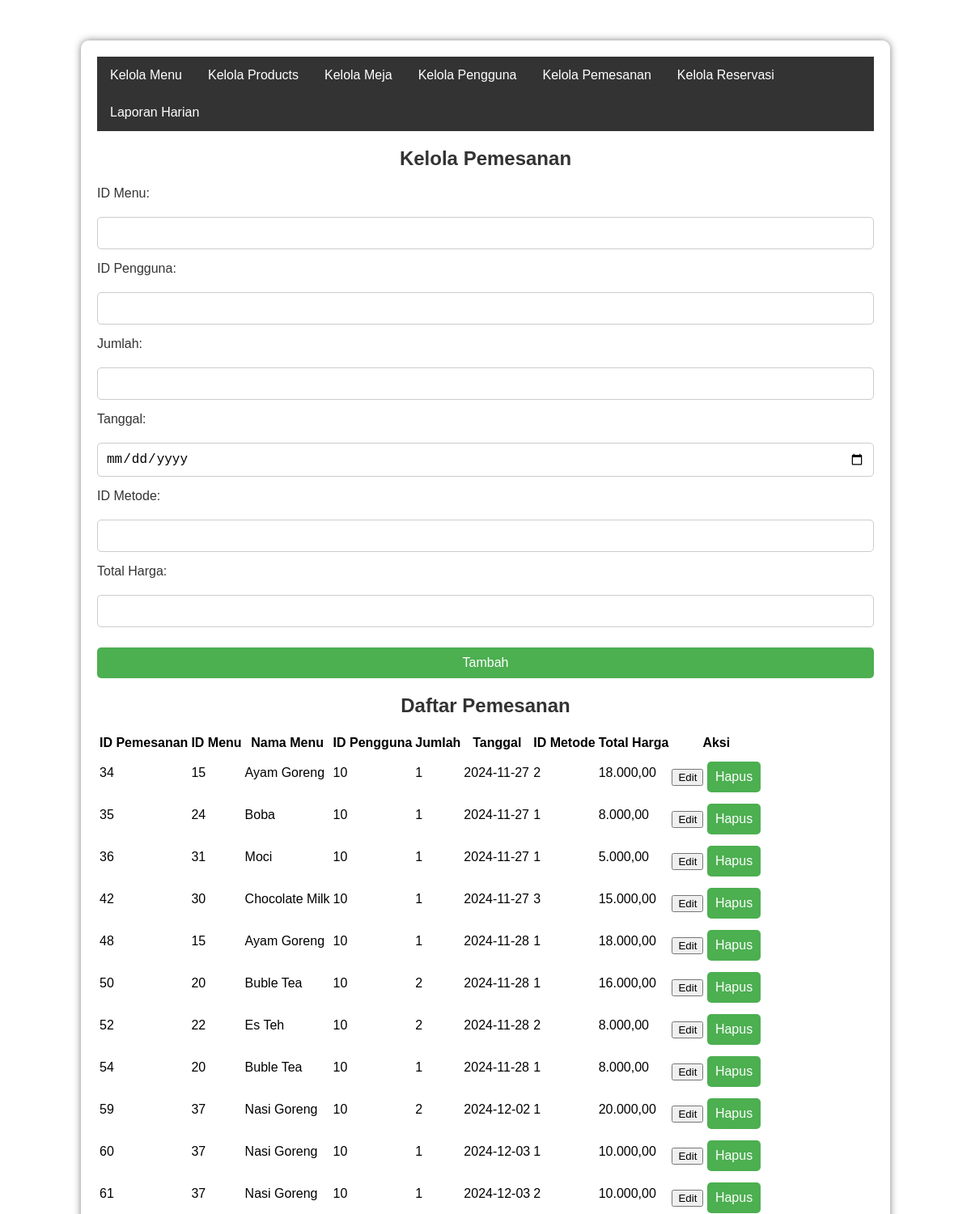
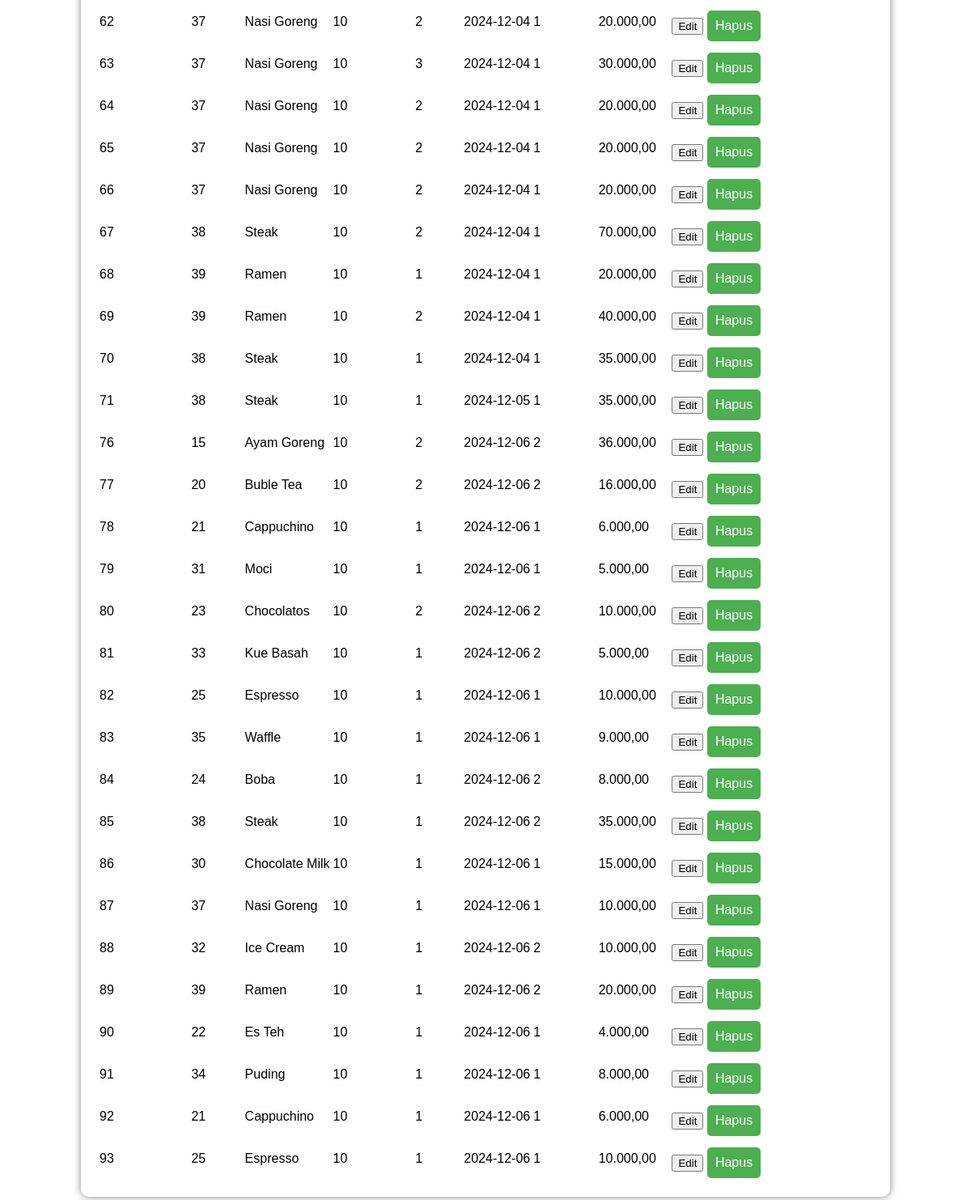
The app's page /php/admin/kelola_pemesanan.php with its own data (2 pictures, top to bottom).
### tables this page shows
CREATE TABLE `pemesanan` (
  `id_pemesanan` int(11) NOT NULL,
  `id_menu` int(11) NOT NULL,
  `nama_menu` varchar(100) NOT NULL,
  `id_pengguna` int(11) NOT NULL,
  `nama_pengguna` varchar(100) NOT NULL,
  `jumlah` int(11) NOT NULL,
  `tanggal` date NOT NULL,
  `id_metode` int(11) NOT NULL,
  `total_harga` decimal(10,2) NOT NULL
);

CREATE TABLE `menu` (
  `id_menu` int(11) NOT NULL,
  `kategori` enum('Makanan','Minuman','Dessert','') NOT NULL,
  `nama_menu` varchar(100) NOT NULL,
  `harga` decimal(10,0) NOT NULL,
  `gambar` varchar(100) NOT NULL,
  `stok_keluar` int(11) NOT NULL DEFAULT 0,
  `stok_masuk` int(11) NOT NULL DEFAULT 0,
  `stok` int(11) NOT NULL DEFAULT 0
);

### php/admin/kelola_pemesanan.php (the view, shortened to what this page needs)
<?php
include '../config.php';
?>
<!DOCTYPE html>
<html lang="id">
<head>
    <link rel="stylesheet" href="kelola_pemesanan.css">
</head>
<body>
    <div class="container">
        <nav>
            <ul class="horizontal-nav">
                <li><a href="kelola_menu.php">Kelola Menu</a></li>
                <li><a href="kelola_products.php">Kelola Products</a></li>
                <li><a href="kelola_meja.php">Kelola Meja</a></li>
                <li><a href="kelola_pengguna.php">Kelola Pengguna</a></li>
                <li><a href="kelola_pemesanan.php">Kelola Pemesanan</a></li>
                <li><a href="kelola_reservasi.php">Kelola Reservasi</a></li>
                <li><a href="laporan_harian.php">Laporan Harian</a></li>
            </ul>
        </nav>
        <h2>Kelola Pemesanan</h2>
        <form method="POST" action="">
            <label for="id_menu">ID Menu:</label>
            <input type="number" name="id_menu" id="id_menu" required>
            <label for="id_pengguna">ID Pengguna:</label>
            <input type="number" name="id_pengguna" id="id_pengguna" required>
            <label for="jumlah">Jumlah:</label>
            <input type="number" name="jumlah" id="jumlah" required>
            <label for="tanggal">Tanggal:</label>
            <input type="date" name="tanggal" id="tanggal" required>
            <label for="id_metode">ID Metode:</label>
            <input type="number" name="id_metode" id="id_metode" required>
            <label for="total_harga">Total Harga:</label>
            <input type="number" step="0.01" name="total_harga" id="total_harga" required>
            <button type="submit" name="tambah">Tambah</button>
        </form>
        <h2>Daftar Pemesanan</h2>
        <table>
            <thead>
                <tr>
                    <th>ID Pemesanan</th>
                    <th>ID Menu</th>
                    <th>Nama Menu</th>
                    <th>ID Pengguna</th>
                    <th>Jumlah</th>
                    <th>Tanggal</th>
                    <th>ID Metode</th>
                    <th>Total Harga</th>
                    <th>Aksi</th>
                </tr>
            </thead>
            <tbody>
                <?php
                $sql = "SELECT p.*, m.nama_menu
                        FROM pemesanan p
                        JOIN menu m ON p.id_menu = m.id_menu";
                $result = mysqli_query($conn, $sql);
                while ($row = mysqli_fetch_assoc($result)) {
                    echo "<tr>";
                    echo "<td>{$row['id_pemesanan']}</td>";
                    echo "<td>{$row['id_menu']}</td>";
                    echo "<td>{$row['nama_menu']}</td>";
                    echo "<td>{$row['id_pengguna']}</td>";
                    echo "<td>{$row['jumlah']}</td>";
                    echo "<td>{$row['tanggal']}</td>";
                    echo "<td>{$row['id_metode']}</td>";
                    echo "<td>" . number_format($row['total_harga'], 2, ',', '.') . "</td>";
                    echo "<td>
                            <button type='button' onclick=\"editPemesanan('{$row['id_pemesanan']}', '{$row['id_menu']}', '{$row['nama_menu']}', '{$row['id_pengguna']}', '{$row['jumlah']}', '{$row['tanggal']}', '{$row['id_metode']}', '{$row['total_harga']}')\">Edit</button>
                            <form method='POST' action='' style='display:inline;'>
                                <input type='hidden' name='id_pemesanan' value='{$row['id_pemesanan']}'>
                                <button type='submit' name='hapus'>Hapus</button>
                            </form>
                          </td>";
                    echo "</tr>";
                }
                ?>
            </tbody>
        </table>
    </div>
</body>
</html>

### php/admin/kelola_pemesanan.css (style rules this page uses)
body { font-family: Arial, sans-serif; background-image: url('../../images/admin products.png'); background-size: cover; margin: 0; padding: 0; }
.container { background-color: rgba(255, 255, 255, 0.8); margin: 50px auto; padding: 20px; width: 80%; box-shadow: 0 0 10px rgba(0, 0, 0, 0.5); border-radius: 10px; }
.horizontal-nav { list-style-type: none; margin: 0; padding: 0; overflow: hidden; background-color: #333; }
.horizontal-nav li { float: left; }
.horizontal-nav li a { display: block; color: white; text-align: center; padding: 14px 16px; text-decoration: none; }
h2 { text-align: center; color: #333; }
form { display: flex; flex-direction: column; gap: 15px; }
form label { color: #333; margin-bottom: 5px; }
form input { padding: 10px; font-size: 16px; border: 1px solid #ccc; border-radius: 5px; }
form button { padding: 10px; font-size: 16px; border: none; border-radius: 5px; cursor: pointer; background-color: #4CAF50; color: white; margin-top: 10px; }

### records on screen
pemesanan: id_pemesanan "34", id_menu "15", id_menu.nama_menu "Ayam Goreng", id_pengguna "10", jumlah "1", tanggal "2024-11-27", id_metode "2", total_harga "18.000,00"
pemesanan: id_pemesanan "35", id_menu "24", id_menu.nama_menu "Boba", id_pengguna "10", jumlah "1", tanggal "2024-11-27", id_metode "1", total_harga "8.000,00"
pemesanan: id_pemesanan "36", id_menu "31", id_menu.nama_menu "Moci", id_pengguna "10", jumlah "1", tanggal "2024-11-27", id_metode "1", total_harga "5.000,00"
pemesanan: id_pemesanan "42", id_menu "30", id_menu.nama_menu "Chocolate Milk", id_pengguna "10", jumlah "1", tanggal "2024-11-27", id_metode "3", total_harga "15.000,00"
pemesanan: id_pemesanan "48", id_menu "15", id_menu.nama_menu "Ayam Goreng", id_pengguna "10", jumlah "1", tanggal "2024-11-28", id_metode "1", total_harga "18.000,00"
pemesanan: id_pemesanan "50", id_menu "20", id_menu.nama_menu "Buble Tea", id_pengguna "10", jumlah "2", tanggal "2024-11-28", id_metode "1", total_harga "16.000,00"
pemesanan: id_pemesanan "52", id_menu "22", id_menu.nama_menu "Es Teh", id_pengguna "10", jumlah "2", tanggal "2024-11-28", id_metode "2", total_harga "8.000,00"
pemesanan: id_pemesanan "54", id_menu "20", id_menu.nama_menu "Buble Tea", id_pengguna "10", jumlah "1", tanggal "2024-11-28", id_metode "1", total_harga "8.000,00"
pemesanan: id_pemesanan "59", id_menu "37", id_menu.nama_menu "Nasi Goreng", id_pengguna "10", jumlah "2", tanggal "2024-12-02", id_metode "1", total_harga "20.000,00"
pemesanan: id_pemesanan "60", id_menu "37", id_menu.nama_menu "Nasi Goreng", id_pengguna "10", jumlah "1", tanggal "2024-12-03", id_metode "1", total_harga "10.000,00"
pemesanan: id_pemesanan "61", id_menu "37", id_menu.nama_menu "Nasi Goreng", id_pengguna "10", jumlah "1", tanggal "2024-12-03", id_metode "2", total_harga "10.000,00"
pemesanan: id_pemesanan "62", id_menu "37", id_menu.nama_menu "Nasi Goreng", id_pengguna "10", jumlah "2", tanggal "2024-12-04", id_metode "1", total_harga "20.000,00"
pemesanan: id_pemesanan "63", id_menu "37", id_menu.nama_menu "Nasi Goreng", id_pengguna "10", jumlah "3", tanggal "2024-12-04", id_metode "1", total_harga "30.000,00"
pemesanan: id_pemesanan "64", id_menu "37", id_menu.nama_menu "Nasi Goreng", id_pengguna "10", jumlah "2", tanggal "2024-12-04", id_metode "1", total_harga "20.000,00"
pemesanan: id_pemesanan "65", id_menu "37", id_menu.nama_menu "Nasi Goreng", id_pengguna "10", jumlah "2", tanggal "2024-12-04", id_metode "1", total_harga "20.000,00"
pemesanan: id_pemesanan "66", id_menu "37", id_menu.nama_menu "Nasi Goreng", id_pengguna "10", jumlah "2", tanggal "2024-12-04", id_metode "1", total_harga "20.000,00"
pemesanan: id_pemesanan "67", id_menu "38", id_menu.nama_menu "Steak", id_pengguna "10", jumlah "2", tanggal "2024-12-04", id_metode "1", total_harga "70.000,00"
pemesanan: id_pemesanan "68", id_menu "39", id_menu.nama_menu "Ramen", id_pengguna "10", jumlah "1", tanggal "2024-12-04", id_metode "1", total_harga "20.000,00"
pemesanan: id_pemesanan "69", id_menu "39", id_menu.nama_menu "Ramen", id_pengguna "10", jumlah "2", tanggal "2024-12-04", id_metode "1", total_harga "40.000,00"
pemesanan: id_pemesanan "70", id_menu "38", id_menu.nama_menu "Steak", id_pengguna "10", jumlah "1", tanggal "2024-12-04", id_metode "1", total_harga "35.000,00"
pemesanan: id_pemesanan "71", id_menu "38", id_menu.nama_menu "Steak", id_pengguna "10", jumlah "1", tanggal "2024-12-05", id_metode "1", total_harga "35.000,00"
pemesanan: id_pemesanan "76", id_menu "15", id_menu.nama_menu "Ayam Goreng", id_pengguna "10", jumlah "2", tanggal "2024-12-06", id_metode "2", total_harga "36.000,00"
pemesanan: id_pemesanan "77", id_menu "20", id_menu.nama_menu "Buble Tea", id_pengguna "10", jumlah "2", tanggal "2024-12-06", id_metode "2", total_harga "16.000,00"
pemesanan: id_pemesanan "78", id_menu "21", id_menu.nama_menu "Cappuchino", id_pengguna "10", jumlah "1", tanggal "2024-12-06", id_metode "1", total_harga "6.000,00"
pemesanan: id_pemesanan "79", id_menu "31", id_menu.nama_menu "Moci", id_pengguna "10", jumlah "1", tanggal "2024-12-06", id_metode "1", total_harga "5.000,00"
pemesanan: id_pemesanan "80", id_menu "23", id_menu.nama_menu "Chocolatos", id_pengguna "10", jumlah "2", tanggal "2024-12-06", id_metode "2", total_harga "10.000,00"
pemesanan: id_pemesanan "81", id_menu "33", id_menu.nama_menu "Kue Basah", id_pengguna "10", jumlah "1", tanggal "2024-12-06", id_metode "2", total_harga "5.000,00"
pemesanan: id_pemesanan "82", id_menu "25", id_menu.nama_menu "Espresso", id_pengguna "10", jumlah "1", tanggal "2024-12-06", id_metode "1", total_harga "10.000,00"
pemesanan: id_pemesanan "83", id_menu "35", id_menu.nama_menu "Waffle", id_pengguna "10", jumlah "1", tanggal "2024-12-06", id_metode "1", total_harga "9.000,00"
pemesanan: id_pemesanan "84", id_menu "24", id_menu.nama_menu "Boba", id_pengguna "10", jumlah "1", tanggal "2024-12-06", id_metode "2", total_harga "8.000,00"
pemesanan: id_pemesanan "85", id_menu "38", id_menu.nama_menu "Steak", id_pengguna "10", jumlah "1", tanggal "2024-12-06", id_metode "2", total_harga "35.000,00"
pemesanan: id_pemesanan "86", id_menu "30", id_menu.nama_menu "Chocolate Milk", id_pengguna "10", jumlah "1", tanggal "2024-12-06", id_metode "1", total_harga "15.000,00"
pemesanan: id_pemesanan "87", id_menu "37", id_menu.nama_menu "Nasi Goreng", id_pengguna "10", jumlah "1", tanggal "2024-12-06", id_metode "1", total_harga "10.000,00"
pemesanan: id_pemesanan "88", id_menu "32", id_menu.nama_menu "Ice Cream", id_pengguna "10", jumlah "1", tanggal "2024-12-06", id_metode "2", total_harga "10.000,00"
pemesanan: id_pemesanan "89", id_menu "39", id_menu.nama_menu "Ramen", id_pengguna "10", jumlah "1", tanggal "2024-12-06", id_metode "2", total_harga "20.000,00"
pemesanan: id_pemesanan "90", id_menu "22", id_menu.nama_menu "Es Teh", id_pengguna "10", jumlah "1", tanggal "2024-12-06", id_metode "1", total_harga "4.000,00"
pemesanan: id_pemesanan "91", id_menu "34", id_menu.nama_menu "Puding", id_pengguna "10", jumlah "1", tanggal "2024-12-06", id_metode "1", total_harga "8.000,00"
pemesanan: id_pemesanan "92", id_menu "21", id_menu.nama_menu "Cappuchino", id_pengguna "10", jumlah "1", tanggal "2024-12-06", id_metode "1", total_harga "6.000,00"
pemesanan: id_pemesanan "93", id_menu "25", id_menu.nama_menu "Espresso", id_pengguna "10", jumlah "1", tanggal "2024-12-06", id_metode "1", total_harga "10.000,00"
